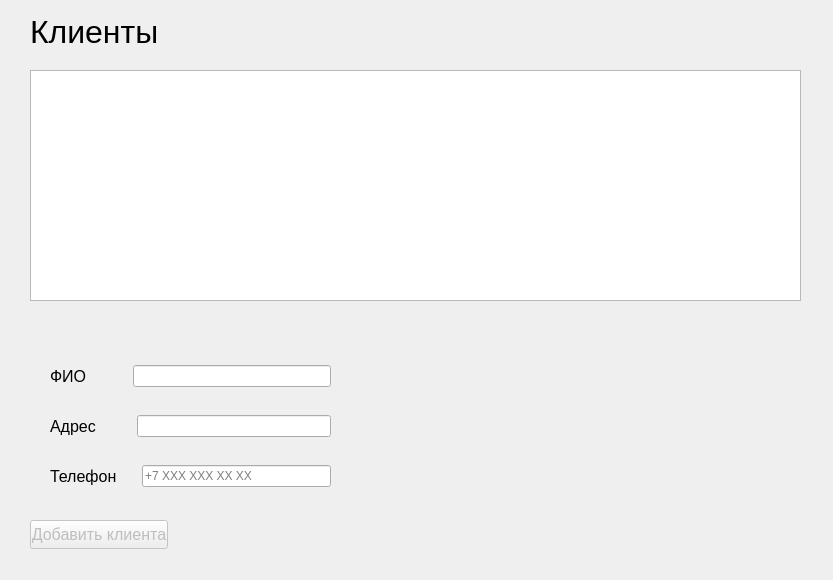
<?xml version="1.0" encoding="UTF-8"?>
<ui version="4.0">
 <class>ClientsMenu</class>
 <widget class="QWidget" name="ClientsMenu">
  <property name="geometry">
   <rect>
    <x>0</x>
    <y>0</y>
    <width>833</width>
    <height>580</height>
   </rect>
  </property>
  <property name="minimumSize">
   <size>
    <width>833</width>
    <height>580</height>
   </size>
  </property>
  <property name="maximumSize">
   <size>
    <width>833</width>
    <height>580</height>
   </size>
  </property>
  <property name="windowTitle">
   <string>Управление клиентами</string>
  </property>
  <property name="windowIcon">
   <iconset theme="QIcon::ThemeIcon::AddressBookNew"/>
  </property>
  <widget class="QLabel" name="MainTitle">
   <property name="geometry">
    <rect>
     <x>30</x>
     <y>10</y>
     <width>126</width>
     <height>43</height>
    </rect>
   </property>
   <property name="font">
    <font>
     <pointsize>24</pointsize>
    </font>
   </property>
   <property name="toolTipDuration">
    <number>1</number>
   </property>
   <property name="text">
    <string>Клиенты</string>
   </property>
  </widget>
  <widget class="QTableView" name="ClientTable">
   <property name="geometry">
    <rect>
     <x>30</x>
     <y>70</y>
     <width>771</width>
     <height>231</height>
    </rect>
   </property>
   <property name="sizePolicy">
    <sizepolicy hsizetype="Fixed" vsizetype="Fixed">
     <horstretch>0</horstretch>
     <verstretch>0</verstretch>
    </sizepolicy>
   </property>
  </widget>
  <widget class="QPushButton" name="AddClient">
   <property name="enabled">
    <bool>false</bool>
   </property>
   <property name="geometry">
    <rect>
     <x>30</x>
     <y>520</y>
     <width>138</width>
     <height>29</height>
    </rect>
   </property>
   <property name="font">
    <font>
     <pointsize>12</pointsize>
    </font>
   </property>
   <property name="text">
    <string>Добавить клиента</string>
   </property>
  </widget>
  <widget class="QWidget" name="layoutWidget">
   <property name="geometry">
    <rect>
     <x>50</x>
     <y>410</y>
     <width>281</width>
     <height>33</height>
    </rect>
   </property>
   <layout class="QHBoxLayout" name="AdressLayout">
    <property name="spacing">
     <number>41</number>
    </property>
    <item>
     <widget class="QLabel" name="AdressLabel">
      <property name="font">
       <font>
        <pointsize>12</pointsize>
       </font>
      </property>
      <property name="text">
       <string>Адрес</string>
      </property>
     </widget>
    </item>
    <item>
     <widget class="QLineEdit" name="AdressEdit">
      <property name="maxLength">
       <number>30</number>
      </property>
     </widget>
    </item>
   </layout>
  </widget>
  <widget class="QWidget" name="layoutWidget_2">
   <property name="geometry">
    <rect>
     <x>50</x>
     <y>460</y>
     <width>281</width>
     <height>33</height>
    </rect>
   </property>
   <layout class="QHBoxLayout" name="PhoneLayout">
    <property name="spacing">
     <number>25</number>
    </property>
    <item>
     <widget class="QLabel" name="PhoneLabel">
      <property name="font">
       <font>
        <pointsize>12</pointsize>
       </font>
      </property>
      <property name="text">
       <string>Телефон</string>
      </property>
     </widget>
    </item>
    <item>
     <widget class="QLineEdit" name="PhoneEdit">
      <property name="inputMask">
       <string/>
      </property>
      <property name="maxLength">
       <number>30</number>
      </property>
      <property name="placeholderText">
       <string>+7 XXX XXX XX XX</string>
      </property>
      <property name="clearButtonEnabled">
       <bool>false</bool>
      </property>
     </widget>
    </item>
   </layout>
  </widget>
  <widget class="QWidget" name="layoutWidget">
   <property name="geometry">
    <rect>
     <x>50</x>
     <y>360</y>
     <width>281</width>
     <height>33</height>
    </rect>
   </property>
   <layout class="QHBoxLayout" name="FIOLayout">
    <property name="spacing">
     <number>46</number>
    </property>
    <item>
     <widget class="QLabel" name="FIOLabel">
      <property name="font">
       <font>
        <pointsize>12</pointsize>
       </font>
      </property>
      <property name="text">
       <string>ФИО</string>
      </property>
     </widget>
    </item>
    <item>
     <widget class="QLineEdit" name="FIOEdit">
      <property name="maxLength">
       <number>30</number>
      </property>
     </widget>
    </item>
   </layout>
  </widget>
 </widget>
 <resources/>
 <connections/>
</ui>
